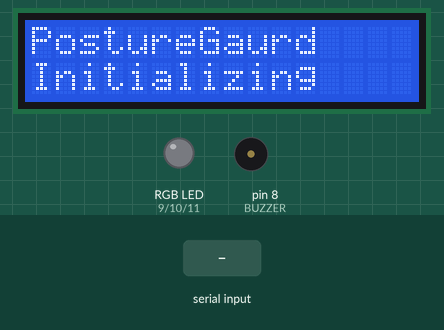
The sketch below on a simulated Arduino Uno, built with avr-gcc and run on an emulated ATmega328P. Parts: 16×2 character LCD, an RGB LED mixed from three pins (HIGH = lit), buzzer (waves = sounding). The test bench sets the inputs (shaded band). Dim RGB values are drawn brighter than linear.

Above: at 0.1 s.
2.8 s: "WARN\n" received over Serial
At 4.9 s:
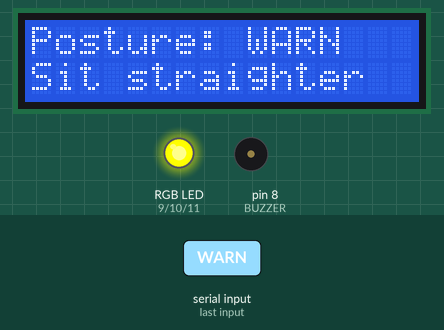
5.5 s: "BAD\n" received over Serial
At 7.3 s:
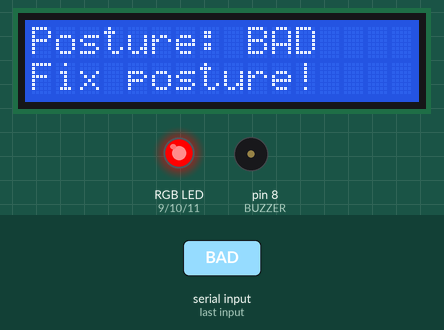
8.2 s: "GOOD\n" received over Serial
At 10.2 s:
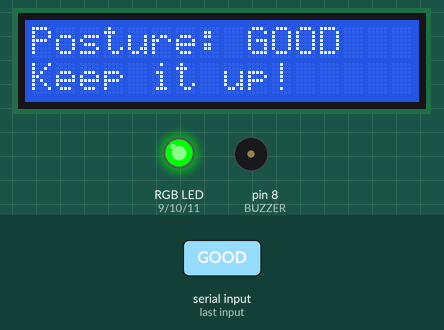
10.9 s: "BREAK\n" received over Serial
At 11.06 s:
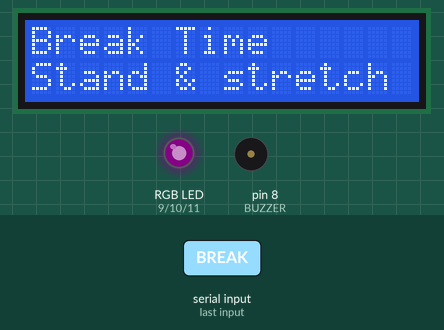
13.3 s: "WARN\n" received over Serial
At 13.46 s:
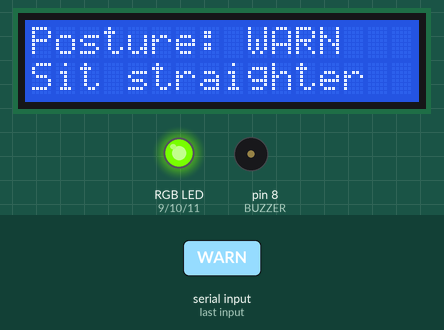
16.0 s: "BREAK\n" received over Serial
At 16.17 s:
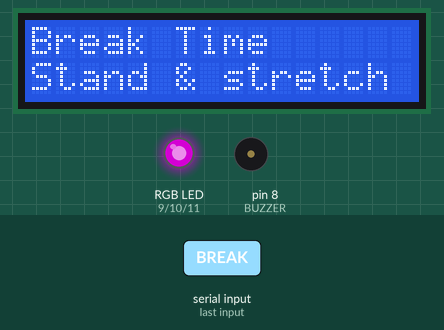
Timing chart, 0 to 19.7 s (numbered marks = the images above; inputs shaded):
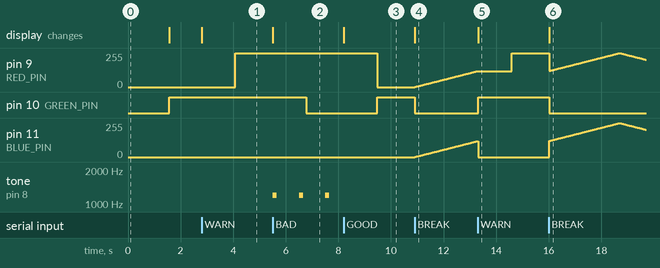

Measured:
- after the input at 2.8 s, pin 9 (RED_PIN): 0/255 → 255/255 after 1.3 s; the display: changes at once (image 1)
- after the input at 5.5 s, pin 10 (GREEN_PIN): HIGH → LOW after 1.3 s; tone on pin 8 (BUZZER): alternates 1200 Hz for 0.15 s and silent for 0.85 s, starting at once; the display: changes at once (image 2)
- after the input at 8.2 s, pin 9 (RED_PIN): 255/255 → 0/255 after 1.3 s; pin 10 (GREEN_PIN): LOW → HIGH after 1.3 s; tone on pin 8 (BUZZER): stops changing and stays silent; the display: changes at once (image 3)
- after the input at 10.9 s, pin 9 (RED_PIN), pin 11 (BLUE_PIN): moves from 0/255 to 120/255 over 2.4 s, starting at once; pin 10 (GREEN_PIN): HIGH → LOW at once; the display: changes at once (image 4)
- after the input at 13.3 s, pin 10 (GREEN_PIN): LOW → HIGH at once; the display: changes at once (image 5)
- after the input at 16.0 s, pin 10 (GREEN_PIN): HIGH → LOW at once; pin 11 (BLUE_PIN): rises from 0/255 to 255/255 in 2.7 s, then falls to 205/255 in 1.0 s; the display: changes at once (image 6)

The sketch:

postureguard.ino
```cpp
#include <LiquidCrystal.h>

const int RED_PIN = 9;
const int GREEN_PIN = 10;
const int BLUE_PIN = 11;
const int BUZZER = 8;

LiquidCrystal lcd(12, 13, 5, 4, 3, 2);

String inputBuffer = "";

int currentR = 0;
int currentG = 255;
int currentB = 0;

int targetR = 0;
int targetG = 255;
int targetB = 0;

bool badState = false;
bool breakMode = false;

unsigned long lastFadeTime = 0;
const int fadeSpeed = 5;

unsigned long lastBuzzTime = 0;
const unsigned long buzzInterval = 1000;

unsigned long lastBreathTime = 0;
int breathBrightness = 0;
int breathDirection = 1;


//---------------------------------
void setup() {

  pinMode(RED_PIN, OUTPUT);
  pinMode(GREEN_PIN, OUTPUT);
  pinMode(BLUE_PIN, OUTPUT);
  pinMode(BUZZER, OUTPUT);

  Serial.begin(9600);

  lcd.begin(16,2);
  lcd.print("PostureGaurd");
  lcd.setCursor(0,1);
  lcd.print("Initializing");

  delay(1500);
  lcd.clear();
}

//---------------------------------
void loop() {

  readSerial();
  updateFade();
  handleBuzzer();

  if (breakMode) {
    breathingPurple();
  }
}

//---------------------------------
void readSerial() {

  while (Serial.available()) {

    char c = Serial.read();

    if (c == '\n' || c == '\r') {

      processMessage(inputBuffer);
      inputBuffer = "";

    } else {

      inputBuffer += c;

      if (inputBuffer.length() > 20)
        inputBuffer = "";
    }
  }
}

//---------------------------------
void processMessage(String msg) {

  msg.trim();
  msg.toUpperCase();

  if (msg == "GOOD") {

    setTargetColor(0,255,0);
    badState = false;
    breakMode = false;

    lcd.clear();
    lcd.print("Posture: GOOD");
    lcd.setCursor(0,1);
    lcd.print("Keep it up!");

  }
  else if (msg == "WARN") {

    setTargetColor(255,255,0);
    badState = false;
    breakMode = false;

    lcd.clear();
    lcd.print("Posture: WARN");
    lcd.setCursor(0,1);
    lcd.print("Sit straighter");

  }
  else if (msg == "BAD") {

    setTargetColor(255,0,0);
    badState = true;
    breakMode = false;

    lcd.clear();
    lcd.print("Posture: BAD");
    lcd.setCursor(0,1);
    lcd.print("Fix posture!");

    tone(BUZZER,1500,150);
  }
  else if (msg == "BREAK") {

    breakMode = true;
    badState = false;

    lcd.clear();
    lcd.print("Break Time");
    lcd.setCursor(0,1);
    lcd.print("Stand & stretch");
  }
}

//---------------------------------
void setTargetColor(int r,int g,int b) {

  targetR = r;
  targetG = g;
  targetB = b;
}

//---------------------------------
void updateFade() {

  if (breakMode) return;

  unsigned long now = millis();

  if (now - lastFadeTime < fadeSpeed) return;

  lastFadeTime = now;

  if (currentR < targetR) currentR++;
  if (currentR > targetR) currentR--;

  if (currentG < targetG) currentG++;
  if (currentG > targetG) currentG--;

  if (currentB < targetB) currentB++;
  if (currentB > targetB) currentB--;

  analogWrite(RED_PIN,currentR);
  analogWrite(GREEN_PIN,currentG);
  analogWrite(BLUE_PIN,currentB);
}

//---------------------------------
void breathingPurple() {

  unsigned long now = millis();

  if (now - lastBreathTime < 20) return;

  lastBreathTime = now;

  breathBrightness += breathDirection;

  if (breathBrightness >= 255 || breathBrightness <= 0)
    breathDirection *= -1;

  analogWrite(RED_PIN, breathBrightness);
  analogWrite(GREEN_PIN, 0);
  analogWrite(BLUE_PIN, breathBrightness);
}

//---------------------------------
void handleBuzzer() {

  if (!badState) return;

  unsigned long now = millis();

  if (now - lastBuzzTime >= buzzInterval) {

    lastBuzzTime = now;
    tone(BUZZER,1200,150);
  }
}
```
